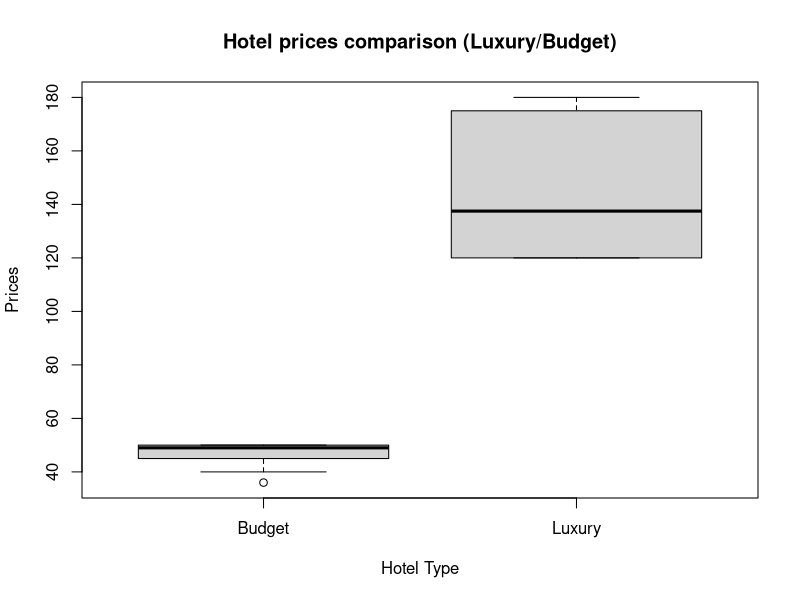

The R source for this figure:
## ---- chunk 1
library(dplyr)
PolutionRatios <- data.frame(
      Ratio = c(76.50, 6.03, 3.51, 9.96, 4.24, 7.74, 9.54, 41.70, 1.84, 2.5, 1.54,
                0.27, 0.61, 0.54, 0.14, 0.63, 0.23, 0.56,  0.48, 0.16, 0.18),
      Type  = c(rep('Terrestrial',11), rep('Aquatic',10)))

Terrestrial <- PolutionRatios %>% filter(Type == 'Terrestrial')
Aquatic     <- PolutionRatios %>% filter(Type == 'Aquatic')

mean(Terrestrial$Ratio)
median(Terrestrial$Ratio)
mean(Aquatic$Ratio)
median(Aquatic$Ratio)
## ---- chunk 2
Hotels <- data.frame(
      Price = c(175, 180, 120, 150, 120, 125, 50, 50, 49, 45, 36, 45, 50, 50, 40),
      Type  = c(rep('Luxury',6), rep('Budget', 9)))

Luxury <- Hotels %>% filter(Type == 'Luxury')
Budget <- Hotels %>% filter(Type == 'Budget')

mean(Luxury$Price)
sd(Luxury$Price)
mean(Budget$Price)
sd(Budget$Price)
## ---- chunk 3
boxplot(Price ~ Type,data = Hotels, main = "Hotel prices comparison (Luxury/Budget)", xlab = "Hotel Type", ylab = "Prices")
## ---- chunk 4
set.seed(10)
rand.sample <- rnorm(100, 10, 2)

step1.mean <- mean(rand.sample)
step1.median <- median(rand.sample)
step1.var <- sum((rand.sample-mean(rand.sample))^2/(length(rand.sample)-1))
step1.IQR <- IQR(rand.sample)

# Required output:
# 1) Mean:
step1.mean
# 2) Median:
step1.median
# 3) Variance:
step1.var
# 4) Interquartile range:
step1.IQR
## ---- chunk 5
rand.sample.2 <- c(rand.sample, 250, 250)

step2.mean <- mean(rand.sample.2)
step2.median <- median(rand.sample.2)
step2.var <- sum((rand.sample.2-mean(rand.sample.2))^2/(length(rand.sample.2)-1))
step2.IQR <- IQR(rand.sample.2)

# Required output:
# 1) Mean:
step2.mean
# 2) Median:
step2.median
# 3) Variance:
step2.var
# 4) Interquartile range:
step2.IQR
